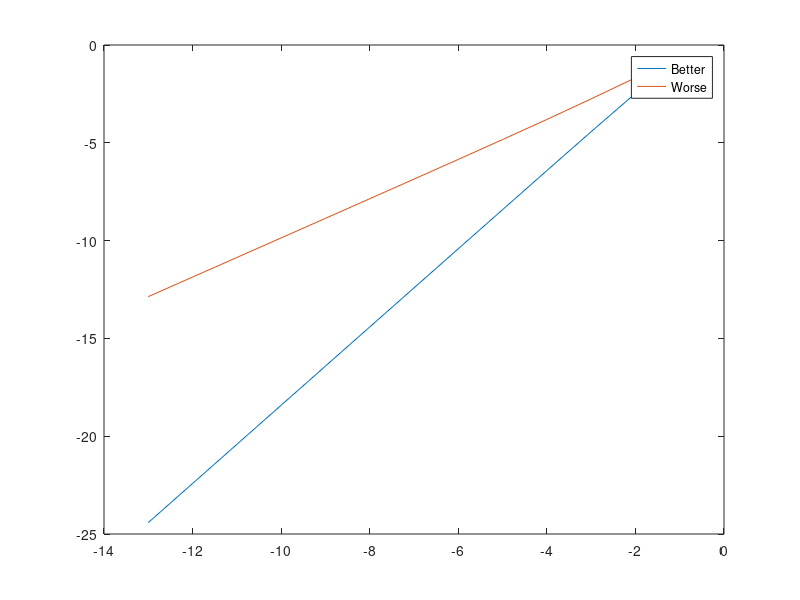

The MATLAB source for this figure:
% 08-22:
% 
% This version of the solver focuses on estimating the convergence of a
% problem with a known solution, specifically y' = xy, y(0)=1. It
% accomplishes the following:
% 1. Plots the convergence in the conventional, easy to read, logarithmic
% scale, for both the forward difference and central difference. Analytic
% calculations indicate that the first method should have the order of
% convergence one, and the second order of convergence two and the numerical results confirm it.
% 2. Checks the empirical order of convergence with polyfit MATLAB
% function.

close all
clear all
n = 2;
max_m = 13;
m = 1;
error = zeros(1,max_m);
error1 = zeros(1,max_m);

while m <= max_m
    n = 2.^m;  
    h = 1/n;
    H(m) = h;
    y = zeros(1,n+2);
    x = zeros(1,n+2);
    real = zeros(1,n+2);
    y(1) = 1;
    y(2) = 1;
    x(1) = 1;
    x(2) = y(2);
    real(1) = 1;
    real(2) = y(2);
    for i = 1:n-2
        x(i+2) = x(i+1) + h*(i+1)*h*x(i+1);
        y(i+2) = y(i) + 2*y(i+1)*h*h*(i+1);
        real(i+2) = exp((((i+2)*h).^2)/2);
    end
    error1(m) = max(abs(x-real));
    error(m) = max(abs(y-real));
    m = m+1;
end

Hflip = fliplr(H);
errorflip = fliplr(error);
errorflip1 = fliplr(error1);
plot(log2(Hflip), log2(errorflip))
hold on
plot(log2(Hflip), log2(errorflip1))
legend('Better' , 'Worse');
% % Check empirical convergence
Q = polyfit(log2(Hflip(1:12)), log2(errorflip(1:12)),1)
R = polyfit(log2(Hflip(1:12)), log2(errorflip1(1:12)),1)
